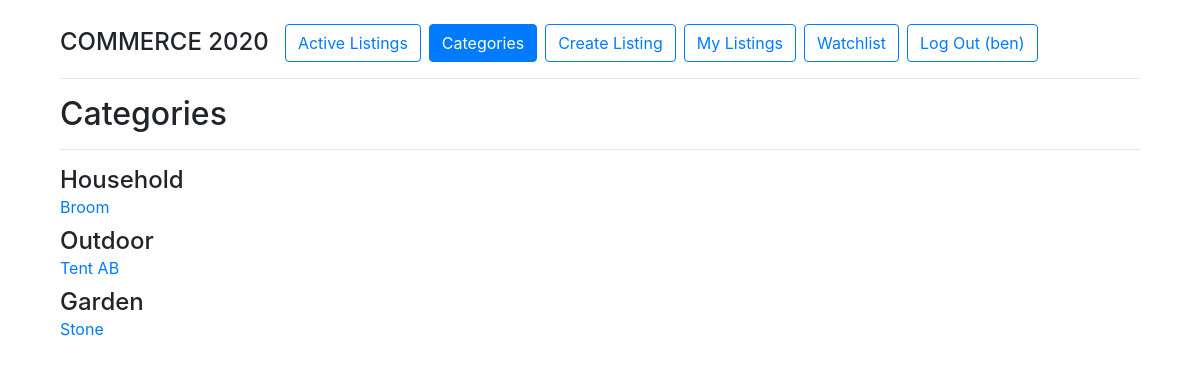
The page /categories (signed in) on the database its author committed.
### auctions/models.py (models this page shows, shortened)
class User(AbstractUser):
    def __str__(self):
        return f"{self.username}"

class Category(models.Model):
    category = models.CharField(max_length=64)

class Listing(models.Model):
    title = models.CharField(max_length=64, unique=True)
    description = models.CharField(max_length=512)
    imgurl = models.CharField(max_length=128)
    start_price = models.DecimalField(max_digits=12, decimal_places=2)
    closed = models.BooleanField(default=False, editable=False)
    bids = models.ManyToManyField('Bid', blank=True, related_name='listing_bids')
    user = models.ForeignKey(User, on_delete=models.CASCADE, null=True)
    category = models.ForeignKey(Category, on_delete=models.CASCADE)

### auctions/views.py (the view)
# urls.py: path("categories", views.categories, name="categories")
def categories(request):
    template = 'auctions/categories.html'
    categories = Category.objects.all()
    categories_id = Listing.objects.order_by().values('category').distinct()
    listings = Listing.objects.all()
    return render(request, template, {
        'categories_id': categories_id,
        'categories': categories,
        'listings': listings,
    })

### auctions/context_processors.py (called while the page is built)
def get_current_year_to_context(request):
    current_datetime = datetime.datetime.now()
    return {
        'current_year': current_datetime.year
    }

def get_listings_count_to_context(request):
    return {
        "listings_count": Listing.objects.all().count()
    }

### auctions/templates/auctions/categories.html (shortened to what this page needs)
{% extends 'auctions/layout.html' %}
{% block body %}
    <h2>Categories</h2>
    <hr>
    {% for item in categories_id %}
        {% for category in categories %}
            {% if category.id == item.category %}
                <h4 class="mb-0 mt-2">{{ category.category }}</h4>
                {% for listing in listings %}
                    {% if listing.category.id == category.id%}
                        <a class="mt-0" href="/listings/{{ listing.id }}">{{ listing.title }}</a> <br>
                    {% endif %}
                {% endfor %}
            {% endif %}
        {% endfor %}
    {% endfor %}
{% endblock %}

### auctions/templates/auctions/layout.html (shortened to what this page needs)
{% load static %}
<!DOCTYPE html>
<html lang="en">
    <head>
        <link rel="stylesheet" href="https://stackpath.bootstrapcdn.com/bootstrap/4.4.1/css/bootstrap.min.css">
        <link href="{% static 'auctions/styles.css' %}" rel="stylesheet">
    </head>
    <body>
        {% with url_name=request.resolver_match.url_name %}
        <ul class="nav mt-4">
            <li class="nav-item">
                <h4 class='mr-3 mt-sp'>COMMERCE 2020</h4>
            </li>
            <li class="nav-item">
                <a class="btn btn-outline-primary {% if url_name == 'index' %}active{% endif %}" href="{% url 'auctions:index' %}">Active Listings</a>
            </li>
            <li>
                <a class="btn btn-outline-primary ml-2  {% if url_name == 'categories' %}active{% endif %}" href="{% url 'auctions:categories' %}">Categories</a>
            </li>
            {% if user.is_authenticated %}
                <li class="nav-item">
                    <li>
                        <a class="btn btn-outline-primary ml-2  {% if url_name == 'create_listing' %}active{% endif %}" href="{% url 'auctions:create_listing' %}">Create Listing</a>
                    </li>
                    <li>
                        <a class="btn btn-outline-primary ml-2 {% if url_name == 'my_listings' %}active{% endif %}" href="{% url 'auctions:my_listings' %}">My Listings</a>
                    </li>
                    <li>
                        <a class="btn btn-outline-primary ml-2 {% if url_name == 'watchlist' %}active{% endif %}" href="{% url 'auctions:watchlist' %}">Watchlist</a>
                    </li>
                    <li>
                        <a class="btn btn-outline-primary ml-2 {% if url_name == 'logout' %}active{% endif %}" href="{% url 'auctions:logout' %}">Log Out ({{ user.username }})</a>
                    </li>
                </li>
            {% endif %}
        </ul>
        {% endwith %}
        <hr>
        {% block body %}
        {% endblock %}
    </body>
</html>

### auctions/static/auctions/styles.css (style rules this page uses)
body { width: 90vw; margin: auto; }
html { overflow: -moz-scrollbars-vertical; overflow-y: scroll; }
.mt-sp { margin-top: 4px; margin-bottom: 0px; }

### rows shown on the page
User: username "ben"
Category: category "Household"
Listing: title "Broom"
Category: category "Outdoor"
Listing: title "Tent AB"
Category: category "Garden"
Listing: title "Stone"
